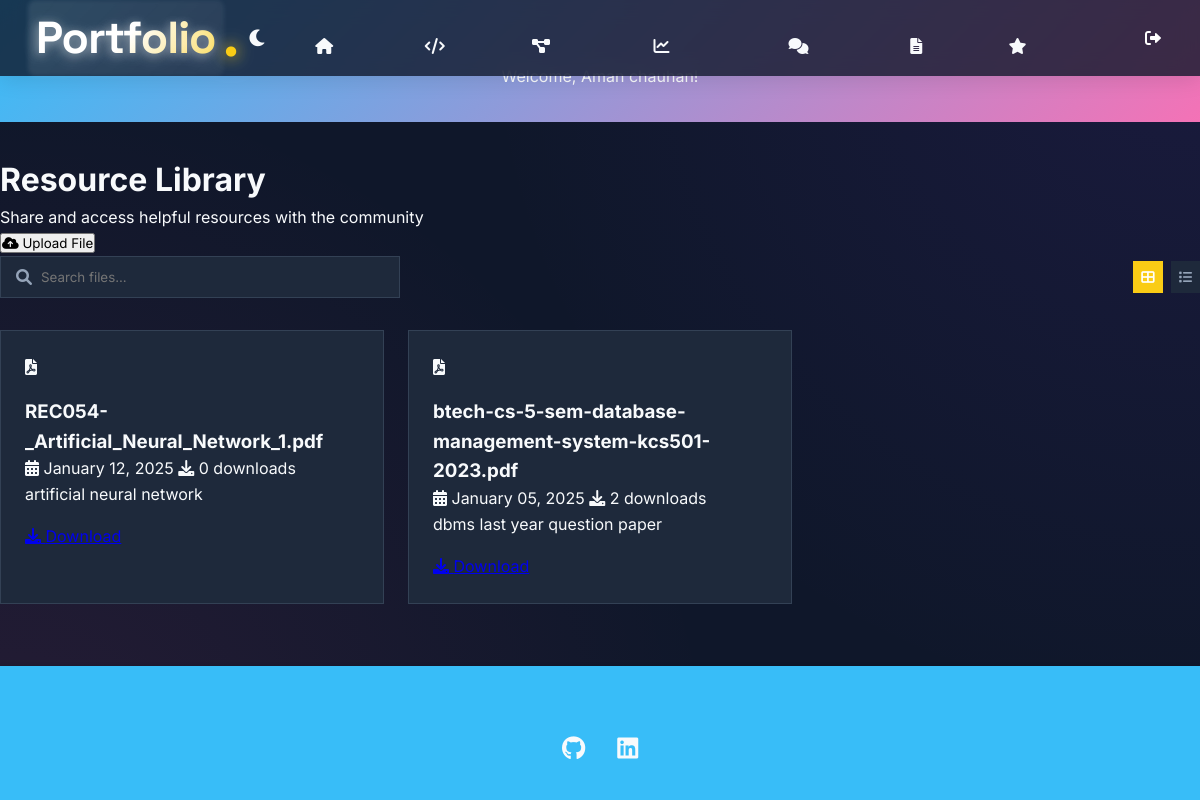
Screenshot of /shared_files (signed in) with the database file from the repository.
### app.py (models this page shows)
class Student(UserMixin, db.Model):
    id = db.Column(db.Integer, primary_key=True)
    username = db.Column(db.String(80), unique=True, nullable=False)
    password_hash = db.Column(db.String(120), nullable=False)
    name = db.Column(db.String(100), nullable=False)
    email = db.Column(db.String(120), unique=True, nullable=False)
    bio = db.Column(db.Text)
    profile_image = db.Column(db.String(200))
    resume_url = db.Column(db.String(200))
    github_url = db.Column(db.String(200))
    linkedin_url = db.Column(db.String(200))
    skills = db.relationship('Skill', backref='student', lazy=True)
    projects = db.relationship('Project', backref='student', lazy=True)
    certificates = db.relationship('Certificate', backref='student', lazy=True)
    education = db.relationship('Education', backref='student', lazy=True)
    discussions = db.relationship('Discussion', backref='author', lazy=True)
    comments = db.relationship('Comment', backref='author', lazy=True)
    shared_files = db.relationship('SharedFile', backref='author', lazy=True)

class SharedFile(db.Model):
    id = db.Column(db.Integer, primary_key=True)
    filename = db.Column(db.String(200), nullable=False)
    file_path = db.Column(db.String(500), nullable=False)
    description = db.Column(db.Text)
    upload_date = db.Column(db.DateTime, default=datetime.utcnow)
    student_id = db.Column(db.Integer, db.ForeignKey('student.id'), nullable=False)
    downloads = db.Column(db.Integer, default=0)

### app.py (the view)
@app.route('/shared_files')
def shared_files():
    try:
        files = SharedFile.query.order_by(SharedFile.upload_date.desc()).all()
        return render_template('shared_files.html', files=files)
    except Exception as e:
        print(f"Error loading shared files: {str(e)}")
        flash('Error loading shared files', 'error')
        return redirect(url_for('home'))

### app.py (called while the page is built)
@app.before_request
def check_db_connection():
    try:
        db.session.execute('SELECT 1')
    except Exception as e:
        print(f"Database connection error: {str(e)}")
        return "Database connection error. Please try again later.", 500

@login_manager.user_loader
def load_user(user_id):
    return Student.query.get(int(user_id))

### templates/shared_files.html (shortened to what this page needs)
{% extends "base.html" %}
{% block content %}
<div class="files-wrapper">
    <div class="files-container">
        <header class="page-header">
            <div class="header-content">
                <h1 class="gradient-heading">Resource Library</h1>
                <p class="header-subtitle">Share and access helpful resources with the community</p>
            </div>
            {% if current_user.is_authenticated %}
            <div class="header-actions">
                <button class="btn-upload" onclick="window.location.href='{{ url_for('upload_file') }}'">
                    <i class="fas fa-cloud-upload-alt"></i>
                    <span>Upload File</span>
                </button>
            </div>
            {% endif %}
        </header>
        <div class="files-toolbar">
            <div class="search-bar">
                <i class="fas fa-search"></i>
                <input type="text" id="fileSearch" placeholder="Search files...">
            </div>
            <div class="view-options">
                <button class="view-btn active" data-view="grid">
                    <i class="fas fa-th-large"></i>
                </button>
                <button class="view-btn" data-view="list">
                    <i class="fas fa-list"></i>
                </button>
            </div>
        </div>
        <div class="files-grid" id="filesContainer">
            {% for file in files %}
            <article class="file-card">
                <div class="file-icon">
                    {% if file.filename.endswith(('.jpg', '.jpeg', '.png', '.gif')) %}
                        <i class="fas fa-image"></i>
                    {% elif file.filename.endswith('.pdf') %}
                        <i class="fas fa-file-pdf"></i>
                    {% else %}
                        <i class="fas fa-file-alt"></i>
                    {% endif %}
                </div>
                <div class="file-info">
                    <h3 class="file-name">{{ file.filename }}</h3>
                    <p class="file-meta">
                        <span class="upload-date">
                            <i class="fas fa-calendar-alt"></i>
                            {{ file.upload_date.strftime('%B %d, %Y') }}
                        </span>
                        <span class="download-count">
                            <i class="fas fa-download"></i>
                            {{ file.downloads }} downloads
                        </span>
                    </p>
                    {% if file.description %}
                    <p class="file-description">{{ file.description }}</p>
                    {% endif %}
                </div>
                <div class="file-actions">
                    <a href="{{ url_for('download_file', file_id=file.id) }}" class="btn-download">
                        <i class="fas fa-download"></i>
                        <span>Download</span>
                    </a>
                </div>
            </article>
            {% endfor %}
        </div>
    </div>
</div>
{% endblock %}

### templates/base.html (shortened to what this page needs)
<!DOCTYPE html>
<html lang="en">
<head>
    <link href="https://cdnjs.cloudflare.com/ajax/libs/font-awesome/6.0.0/css/all.min.css" rel="stylesheet">
    <link rel="stylesheet" href="{{ url_for('static', filename='css/theme.css') }}">
    <link rel="stylesheet" href="{{ url_for('static', filename='css/buttons.css') }}">
</head>
<body class="theme-transition">
    <nav class="glass-nav">
        <div class="nav-container">
            <a href="{{ url_for('home') }}" class="logo">
                <span class="brand-name">Portfolio</span>
                <span class="brand-dot">.</span>
            </a>
            <div class="nav-links">
                {% if current_user.is_authenticated %}
                    <a href="{{ url_for('home') }}" class="nav-link"><i class="fas fa-home"></i> Home</a>
                    <a href="{{ url_for('skills') }}" class="nav-link"><i class="fas fa-code"></i> Skills</a>
                    <a href="{{ url_for('projects') }}" class="nav-link"><i class="fas fa-project-diagram"></i> Projects</a>
                    <a href="{{ url_for('dashboard') }}" class="nav-link"><i class="fas fa-chart-line"></i> Dashboard</a>
                    <a href="{{ url_for('discussions') }}" class="nav-link"><i class="fas fa-comments"></i> Discuss</a>
                    <a href="{{ url_for('shared_files') }}" class="nav-link"><i class="fas fa-file-alt"></i> Files</a>
                    <a href="{{ url_for('testimonials') }}" class="nav-link">
                        <i class="fas fa-star"></i> Testimonials
                    </a>
                    <a href="{{ url_for('logout') }}" class="nav-link logout"><i class="fas fa-sign-out-alt"></i></a>
                {% else %}
                    <a href="{{ url_for('signup') }}" class="nav-link">Sign Up</a>
                    <a href="{{ url_for('login') }}" class="nav-link">Login</a>
                {% endif %}
            </div>
        </div>
    </nav>
    {% if current_user.is_authenticated %}
    <div class="welcome-banner">
        <div class="container">
            <p>Welcome, {{ current_user.name }}!</p>
        </div>
    </div>
    {% endif %}
    {% block content %}{% endblock %}
    <footer>
        <div class="container">
            <div class="social-links">
                {% if current_user.is_authenticated %}
                    {% if current_user.github_url %}
                        <a href="{{ current_user.github_url }}" target="_blank"><i class="fab fa-github"></i></a>
                    {% endif %}
                    {% if current_user.linkedin_url %}
                        <a href="{{ current_user.linkedin_url }}" target="_blank"><i class="fab fa-linkedin"></i></a>
                    {% endif %}
                {% endif %}
            </div>
        </div>
    </footer>
</body>
</html>

### templates/shared_files.html (style rules this page uses)
.files-wrapper { padding: var(--section-spacing) 0; }
.files-container { max-width: var(--container-width); margin: 0 auto; padding: 0 var(--spacing-md); }
.files-toolbar { display: flex; justify-content: space-between; align-items: center; margin-bottom: 2rem; gap: 1rem; }
.search-bar { flex: 1; position: relative; max-width: 400px; }
.search-bar i { position: absolute; left: 1rem; top: 50%; transform: translateY(-50%); color: var(--text-muted); }
.search-bar input { width: 100%; padding: 0.75rem 1rem 0.75rem 2.5rem; border: 1px solid var(--border-color); border-radius: var(--card-radius); background: var(--card-bg); color: var(--text-color); }
.view-options { display: flex; gap: 0.5rem; }
.view-btn { padding: 0.5rem; border: none; background: var(--card-bg); color: var(--text-muted); border-radius: var(--card-radius); cursor: pointer; transition: all 0.3s ease; }
.view-btn.active { background: var(--accent-color); color: white; }
.files-grid { display: grid; gap: 1.5rem; grid-template-columns: repeat(auto-fill, minmax(300px, 1fr)); }
.file-card { background: var(--card-bg); border-radius: var(--card-radius); padding: 1.5rem; display: flex; flex-direction: column; gap: 1rem; transition: all 0.3s ease; border: 1px solid var(--border-color); }

### rows the page displays
Student: name "Aman chauhan"
SharedFile: filename "REC054-_Artificial_Neural_Network_1.pdf", upload_date "January 12, 2025", downloads "0", description "artificial neural network"
SharedFile: filename "btech-cs-5-sem-database-management-system-kcs501-2023.pdf", upload_date "January 05, 2025", downloads "2", description "dbms last year question paper"
